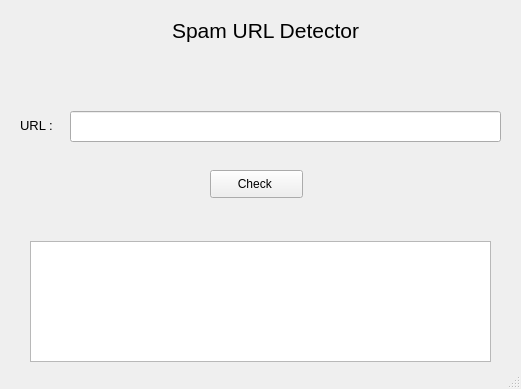
<?xml version="1.0" encoding="UTF-8"?>
<ui version="4.0">
 <class>Spam_detector</class>
 <widget class="QMainWindow" name="Spam_detector">
  <property name="geometry">
   <rect>
    <x>0</x>
    <y>0</y>
    <width>521</width>
    <height>389</height>
   </rect>
  </property>
  <property name="windowTitle">
   <string>MainWindow</string>
  </property>
  <widget class="QWidget" name="centralwidget">
   <widget class="QPushButton" name="check_button">
    <property name="geometry">
     <rect>
      <x>210</x>
      <y>170</y>
      <width>93</width>
      <height>28</height>
     </rect>
    </property>
    <property name="text">
     <string>Check </string>
    </property>
   </widget>
   <widget class="QLineEdit" name="url_input">
    <property name="geometry">
     <rect>
      <x>70</x>
      <y>111</y>
      <width>431</width>
      <height>31</height>
     </rect>
    </property>
   </widget>
   <widget class="QLabel" name="label">
    <property name="geometry">
     <rect>
      <x>20</x>
      <y>110</y>
      <width>81</width>
      <height>31</height>
     </rect>
    </property>
    <property name="text">
     <string>&lt;html&gt;&lt;head/&gt;&lt;body&gt;&lt;p&gt;&lt;span style=&quot; font-size:10pt;&quot;&gt;URL :&lt;/span&gt;&lt;/p&gt;&lt;/body&gt;&lt;/html&gt;</string>
    </property>
   </widget>
   <widget class="QTextBrowser" name="output_text">
    <property name="geometry">
     <rect>
      <x>30</x>
      <y>241</y>
      <width>461</width>
      <height>121</height>
     </rect>
    </property>
   </widget>
   <widget class="QLabel" name="label_2">
    <property name="geometry">
     <rect>
      <x>110</x>
      <y>10</y>
      <width>311</width>
      <height>41</height>
     </rect>
    </property>
    <property name="text">
     <string>&lt;html&gt;&lt;head/&gt;&lt;body&gt;&lt;p align=&quot;center&quot;&gt;&lt;span style=&quot; font-size:16pt;&quot;&gt;Spam URL Detector&lt;/span&gt;&lt;/p&gt;&lt;/body&gt;&lt;/html&gt;</string>
    </property>
   </widget>
  </widget>
  <widget class="QStatusBar" name="statusbar"/>
 </widget>
 <resources/>
 <connections/>
</ui>
